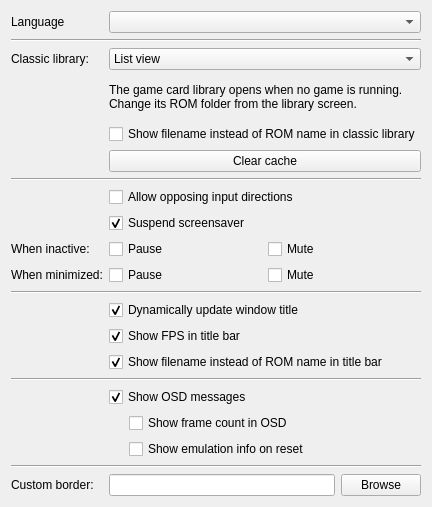
     <widget class="QWidget" name="interface_2">
      <layout class="QFormLayout" name="formLayout_4">
       <item row="0" column="0">
        <widget class="QLabel" name="label_26">
         <property name="text">
          <string>Language</string>
         </property>
        </widget>
       </item>
       <item row="0" column="1">
        <widget class="QComboBox" name="languages"/>
       </item>
       <item row="1" column="0" colspan="2">
        <widget class="Line" name="line_10">
         <property name="orientation">
          <enum>Qt::Horizontal</enum>
         </property>
        </widget>
       </item>
       <item row="2" column="0">
        <widget class="QLabel" name="label_6">
         <property name="text">
          <string>Classic library:</string>
         </property>
        </widget>
       </item>
       <item row="2" column="1">
        <widget class="QComboBox" name="libraryStyle">
         <item>
          <property name="text">
           <string>List view</string>
          </property>
         </item>
         <item>
          <property name="text">
           <string>Tree view</string>
          </property>
         </item>
        </widget>
       </item>
       <item row="3" column="1">
        <widget class="QLabel" name="libraryStartInfo">
         <property name="text">
          <string>The game card library opens when no game is running. Change its ROM folder from the library screen.</string>
         </property>
         <property name="wordWrap">
          <bool>true</bool>
         </property>
        </widget>
       </item>
       <item row="4" column="1">
        <widget class="QCheckBox" name="showFilenameInLibrary">
         <property name="text">
          <string>Show filename instead of ROM name in classic library</string>
         </property>
        </widget>
       </item>
       <item row="5" column="1">
        <widget class="QPushButton" name="clearCache">
         <property name="text">
          <string>Clear cache</string>
         </property>
        </widget>
       </item>
       <item row="6" column="0" colspan="2">
        <widget class="Line" name="line_8">
         <property name="orientation">
          <enum>Qt::Horizontal</enum>
         </property>
        </widget>
       </item>
       <item row="7" column="1">
        <widget class="QCheckBox" name="allowOpposingDirections">
         <property name="text">
          <string>Allow opposing input directions</string>
         </property>
        </widget>
       </item>
       <item row="8" column="1">
        <widget class="QCheckBox" name="suspendScreensaver">
         <property name="text">
          <string>Suspend screensaver</string>
         </property>
         <property name="checked">
          <bool>true</bool>
         </property>
        </widget>
       </item>
       <item row="9" column="0">
        <widget class="QLabel" name="label_41">
         <property name="text">
          <string>When inactive:</string>
         </property>
        </widget>
       </item>
       <item row="9" column="1">
        <layout class="QHBoxLayout" name="horizontalLayout_21">
         <item>
          <widget class="QCheckBox" name="pauseOnFocusLost">
           <property name="text">
            <string>Pause</string>
           </property>
          </widget>
         </item>
         <item>
          <widget class="QCheckBox" name="muteOnFocusLost">
           <property name="text">
            <string>Mute</string>
           </property>
          </widget>
         </item>
        </layout>
       </item>
       <item row="10" column="0">
        <widget class="QLabel" name="label_42">
         <property name="text">
          <string>When minimized:</string>
         </property>
        </widget>
       </item>
       <item row="10" column="1">
        <layout class="QHBoxLayout" name="horizontalLayout_24">
         <item>
          <widget class="QCheckBox" name="pauseOnMinimize">
           <property name="text">
            <string>Pause</string>
           </property>
          </widget>
         </item>
         <item>
          <widget class="QCheckBox" name="muteOnMinimize">
           <property name="text">
            <string>Mute</string>
           </property>
          </widget>
         </item>
        </layout>
       </item>
       <item row="11" column="0" colspan="2">
        <widget class="Line" name="line_17">
         <property name="orientation">
          <enum>Qt::Horizontal</enum>
         </property>
        </widget>
       </item>
       <item row="12" column="1">
        <widget class="QCheckBox" name="dynamicTitle">
         <property name="text">
          <string>Dynamically update window title</string>
         </property>
         <property name="checked">
          <bool>true</bool>
         </property>
        </widget>
       </item>
       <item row="13" column="1">
        <widget class="QCheckBox" name="showFps">
         <property name="text">
          <string>Show FPS in title bar</string>
         </property>
         <property name="checked">
          <bool>true</bool>
         </property>
        </widget>
       </item>
       <item row="14" column="1">
        <widget class="QCheckBox" name="showFilename">
         <property name="text">
          <string>Show filename instead of ROM name in title bar</string>
         </property>
         <property name="checked">
          <bool>true</bool>
         </property>
        </widget>
       </item>
       <item row="15" column="0" colspan="2">
        <widget class="Line" name="line_18">
         <property name="orientation">
          <enum>Qt::Horizontal</enum>
         </property>
        </widget>
       </item>
       <item row="16" column="1">
        <widget class="QCheckBox" name="showOSD">
         <property name="text">
          <string>Show OSD messages</string>
         </property>
         <property name="checked">
          <bool>true</bool>
         </property>
        </widget>
       </item>
       <item row="17" column="1">
        <layout class="QVBoxLayout" name="osdDisplay">
         <property name="leftMargin">
          <number>20</number>
         </property>
         <item>
          <widget class="QCheckBox" name="showFrameCounter">
           <property name="text">
            <string>Show frame count in OSD</string>
           </property>
          </widget>
         </item>
         <item>
          <widget class="QCheckBox" name="showResetInfo">
           <property name="text">
            <string>Show emulation info on reset</string>
           </property>
          </widget>
         </item>
        </layout>
       </item>
       <item row="19" column="1">
        <layout class="QHBoxLayout" name="horizontalLayout_22">
         <item>
          <widget class="QLineEdit" name="bgImage">
           <property name="sizePolicy">
            <sizepolicy hsizetype="Expanding" vsizetype="Fixed">
             <horstretch>0</horstretch>
             <verstretch>0</verstretch>
            </sizepolicy>
           </property>
          </widget>
         </item>
         <item>
          <widget class="QPushButton" name="bgImageBrowse">
           <property name="text">
            <string>Browse</string>
           </property>
          </widget>
         </item>
        </layout>
       </item>
       <item row="18" column="0" colspan="2">
        <widget class="Line" name="line_13">
         <property name="orientation">
          <enum>Qt::Horizontal</enum>
         </property>
        </widget>
       </item>
       <item row="19" column="0">
        <widget class="QLabel" name="label_53">
         <property name="text">
          <string>Custom border:</string>
         </property>
        </widget>
       </item>
      </layout>
     </widget>
